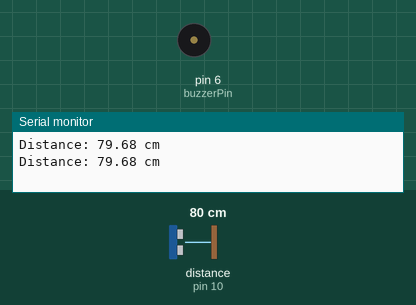
The sketch below on a simulated Arduino Uno, built with avr-gcc and run on an emulated ATmega328P. Shown: buzzer (waves = sounding, pin HIGH), the last lines printed to the serial monitor. Wiring (inferred from the names in the program): ultrasonic range finder: trigger pin 9; echo pin 10. The test bench sets the inputs (shaded band); at power-on: distance to the obstacle (sensor on pin 10) 80 cm. The echo pulse lasts 58.3 µs per cm; pins used as bus, display or sensor lines are not drawn.

Above: at 1.8 s.
1.9 s: distance to the obstacle (sensor on pin 10) set to 12 cm
3.4 s: distance to the obstacle (sensor on pin 10) set to 9 cm
At 4.21 s:
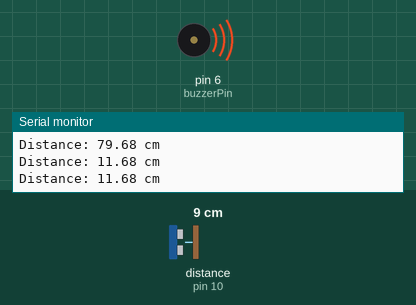
7.5 s: distance to the obstacle (sensor on pin 10) set to 18 cm
At 8.4 s:
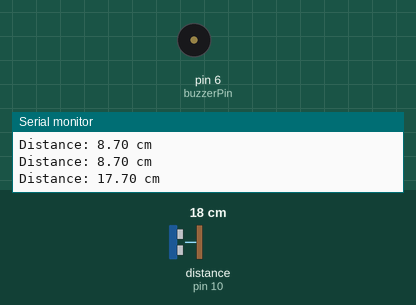
9.0 s: distance to the obstacle (sensor on pin 10) set to 2 cm
At 10.4 s:
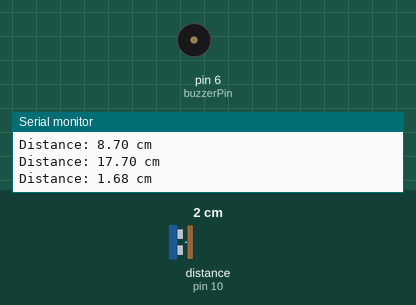
Timing chart, 0 to 14.1 s (numbered marks = the images above; inputs shaded):
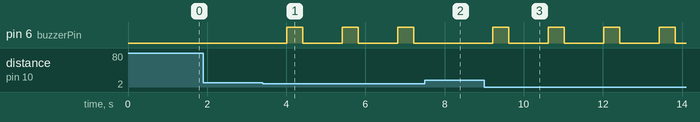

The sketch:

hcsr04sensor.ino
```cpp
#define trigPin 9  // Trigger pin connected to Arduino digital pin 2
#define echoPin 10   // Echo pin connected to Arduino digital pin 3
#define buzzerPin 6// Buzzer pin connected to Arduino digital pin 7

void setup() {
  Serial.begin(9600); // Initialize serial communication
  pinMode(trigPin, OUTPUT);
  pinMode(echoPin, INPUT);
  pinMode(buzzerPin, OUTPUT);
}

void loop() {
  // Trigger an ultrasonic pulse
  digitalWrite(trigPin, LOW);
  delayMicroseconds(2);
  digitalWrite(trigPin, HIGH);
  delayMicroseconds(10);
  digitalWrite(trigPin, LOW);

  // Measure the time it takes for the echo to return
  long duration = pulseIn(echoPin, HIGH);

  // Calculate distance in centimeters
  float distance_cm = duration * 0.0343 / 2;

  // Check if an object is within a certain range (adjust the range as needed)
  if (distance_cm < 10) {
    // Object detected within 10 cm, activate the buzzer
    digitalWrite(buzzerPin, HIGH);
    delay(400); // Buzzer on for 0.5 seconds
    digitalWrite(buzzerPin, LOW);
  }

  // Print the distance to the serial monitor
  Serial.print("Distance: ");
  Serial.print(distance_cm);
  Serial.println(" cm");

  delay(1000); // Wait for a moment before taking the next reading
}
```

Measured:
- the behaviour switches between 11 and 10 cm on distance to the obstacle (sensor on pin 10) (found by bisection; images 0 and 1)
- after the input at 3.4 s, pin 6 (buzzerPin): alternates HIGH for 0.40 s and LOW for 1.0 s, starting after 0.62 s
- after the input at 7.5 s, pin 6 (buzzerPin): stays LOW (without the input it goes to HIGH after 0.72 s)
- after the input at 9.0 s, pin 6 (buzzerPin): alternates HIGH for 0.40 s and LOW for 1.0 s, starting after 0.22 s
